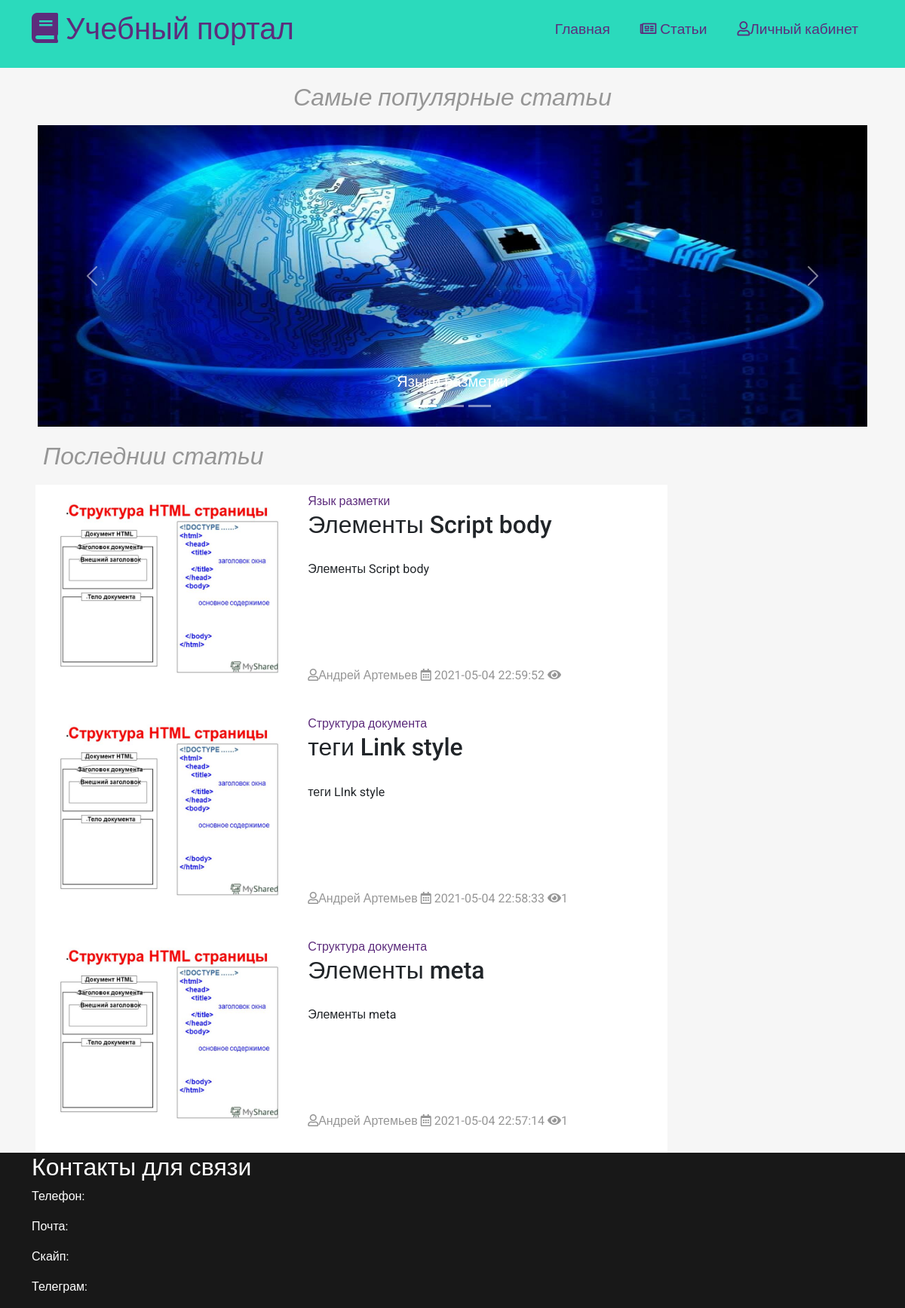
The page / on the database its author committed.
### tables this page shows
CREATE TABLE `articles` (
  `id` int NOT NULL,
  `titel` varchar(250) NOT NULL,
  `category_id` int NOT NULL,
  `author_id` int NOT NULL,
  `CreatedTime` datetime NOT NULL DEFAULT CURRENT_TIMESTAMP,
  `description` text,
  `img` varchar(250) NOT NULL,
  `content` text NOT NULL,
  `views` int DEFAULT NULL
);

CREATE TABLE `category` (
  `id` int NOT NULL,
  `name` varchar(100) NOT NULL
);

CREATE TABLE `users` (
  `id` int NOT NULL,
  `firstName` varchar(100) NOT NULL,
  `lastName` varchar(100) NOT NULL,
  `login` varchar(100) NOT NULL,
  `password` varchar(250) NOT NULL,
  `Status` tinyint NOT NULL DEFAULT '1',
  `crteatedTime` timestamp NOT NULL DEFAULT CURRENT_TIMESTAMP
);

### app/database/dbFunction.php (called while the page is built, shortened)
<?php
include_once 'connect.php';
function params($params){
    $query = '';
    return $query;
}
function BAseSelectJoinPost($table, $params = [],$values=[]){
if($values==[]){
    $query = "SELECT * FROM  $table  ";
}
else{
    $query = "SELECT ";
    foreach($values as $key => $value){
        $query=$query." $value.$key, ";
    }}
    $query = substr($query, 0, -2);
    $query = $query." FROM  $table AS a ";
    $query=$query." JOIN category AS c  ON a.category_id = c.id ";
    $query=$query." JOIN users AS u   ON a.author_id = u.id ";
    $query = $query.params($params);
    return $query;
}
function SelectOrderPost($table, $parametrOrder, $params = [],$values=[])
{
    global $link;
    $query = BAseSelectJoinPost($table, $params,$values);
    $query = $query . " Order By $parametrOrder LIMIT 3";
    $result = mysqli_query($link, $query) or die(mysqli_error($link));
    $data = [];
    if ($result) {
        for ($data; $row = mysqli_fetch_assoc($result); $data[] = $row);
    }
    return $data;
}
function SelectAllPost($table, $params = [],$value=[])
{
    global $link;
    $query = BAseSelectJoinPost($table, $params,$value);
    $result = mysqli_query($link, $query) or die(mysqli_error($link));
    $data = [];
    if ($result) {
        for ($data; $row = mysqli_fetch_assoc($result); $data[] = $row);
    }
    return $data;
}

### app/controllers/post.php (called while the page is built, shortened)
<?php
include_once $_SERVER['DOCUMENT_ROOT'] . "/StudentsSite/app/database/dbFunction.php";
$values = [
    'id' => 'a',
    'titel' => 'a',
    'name' => 'c',
    'CreatedTime' => 'a',
    'description'=>'a',
    'img'=>'a',
    'Firstname'=>'u',
    'Lastname'=>'u',
    'category_id'=>'a',
    'Views'=>'a'
];
$arrayArticlesbyPosts = SelectAllPost('articles', $parametrs=[], $values);
$arrayNewPost = SelectOrderPost('articles','a.CreatedTime DESC', $parametrs=[], $values);
$arrayBestPost = SelectOrderPost('articles','a.Views DESC', $parametrs=[], $values);

### index.php (the view, shortened to what this page needs)
<?php include_once "app/controllers/Post.php"; ?>
<!DOCTYPE html>
<html>
<head>
	<?php include_once "app/includes/include.php";?>
</head>
<body>
	<?php include_once "app/includes/header.php"?>
	<div class="container slider">
		<h2>Самые популярные статьи</h2>
		<div class="row">
			<div id="carouselExampleIndicators" class="carousel slide" data-bs-ride="carousel">
				<div class="carousel-indicators">
					<button type="button" data-bs-target="#carouselExampleIndicators" data-bs-slide-to="0" class="active" aria-current="true" aria-label="Slide 1"></button>
					<button type="button" data-bs-target="#carouselExampleIndicators" data-bs-slide-to="1" aria-label="Slide 2"></button>
					<button type="button" data-bs-target="#carouselExampleIndicators" data-bs-slide-to="2" aria-label="Slide 3"></button>
				</div>
				<div class="carousel-inner">
				<?php foreach($arrayBestPost as $key => $value):?>
					<div class="carousel-item <?php if ($key==0) echo "active"; ?>">
						<a href="article.php?id_article=<?php echo $value['id'] ?>"><img src="assets\img\posts\<?php echo $value["img"] ?>"class="d-block w-100" alt="titel"></a>
						<div class="carousel-caption d-none d-md-block">
							<h5><?php echo $value['titel'] ?></h5>
						</div>
					</div>
					<?php endforeach ?>
				</div>
				<button class="carousel-control-prev" type="button" data-bs-target="#carouselExampleIndicators" data-bs-slide="prev">
					<span class="carousel-control-prev-icon" aria-hidden="true"></span>
				</button>
				<button class="carousel-control-next" type="button" data-bs-target="#carouselExampleIndicators" data-bs-slide="next">
					<span class="carousel-control-next-icon" aria-hidden="true"></span>
				</button>
			</div>
		</div>
	</div>
	<div class="container">
		<div class=" content row">
			<div class="main-content col-md-12 col-lg-9 col-12">
				<h2 class="content-name">Последнии статьи</h2>
				<?php foreach($arrayNewPost as $key => $value):?>
					<div class="row post">
						<div class=" col-md-5  col-sm-5 col-left">
							<a href="article.php?id_article=<?php echo $value['id'] ?>">
								<img  class="img-fluid" src="assets\img\posts\<?php echo $value["img"] ?>">
							</a>
						</div>
						<div class=" col-md-7 col-sm-7 col-right">
							<p class="categori"><a href="articles.php?categori_id=<?php echo $value['category_id'] ?>"><?php echo $value['name'] ?></a></p>
							<h2><a href="article.php?id_article=<?php echo $value['id'] ?>"><?php echo $value['titel'] ?></a></h2>
							<p class="text"> <?php echo $value['description'] ?></p>
							<div class="descript-wrap">
								<span><i class="far fa-user"></i><?php echo $value['Firstname'] . " " . $value['Lastname'] ?></span>
								<span><i class="far fa-calendar-alt"></i> <?php echo $value['CreatedTime'] ?></span>
								<span class="pull-right"> <i class="fas fa-eye text-right"></i><?php echo $value['Views'] ?></span>
							</div>
						</div>
					</div>
					<?php endforeach ?>
				</div>
			</div>
		</div>
	<?php include_once "app/includes/footer.php"?>
</body>
</html>

### app/includes/include.php (shortened to what this page needs)
<link href="https://cdn.jsdelivr.net/npm/bootstrap@5.0.0-beta3/dist/css/bootstrap.min.css" rel="stylesheet">
<link rel="stylesheet" href="https://use.fontawesome.com/releases/v5.7.1/css/all.css">
<link rel="stylesheet" href="assets/css/style.css">

### app/includes/header.php (shortened to what this page needs)
<header class="container-fluid">
	<div class="container">
		<div class="row">
			<div class="col-12 col-sm-12  col-md-5 col-left">
				<h1><i class="fas fa-book "></i> Учебный портал</h1>
			</div>
			<nav class="col-12 col-sm-12 col-md-7 col-right">
				<ul>
					<li><a href="<?php echo BASE_URL."index.php"?>">Главная</a></li>
					<li><a href="<?php echo BASE_URL."articles.php"?>"><i class="far fa-newspaper"></i> Статьи</a></li>
					<?php if(isset($_SESSION['status'])&&$_SESSION['status']=="author"):?>
					<li><a href="<?php echo BASE_URL."admin/posts"?>"><i class="far fa-user"></i><?php echo $_SESSION["firstName"].' '.$_SESSION["lastName"]?> </a>
					<li><a href="<?php echo BASE_URL."logOut.php"?>"> Выход</a>
					<?php else:?>
						<li><a href="<?php echo BASE_URL."logIn.php"?>"><i class="far fa-user"></i>Личный кабинет</a>
					<?php endif;?>
					</li>
				</ul>
			</nav>
		</div>
	</div>
</header>

### app/includes/footer.php
<footer>
		<div class="container">
			<div class="row">
				<div class="col-12">
					<h2>Контакты для связи</h2>
				</div>
			</div>
		</div>
		<div class="container">
			<div class="row">
				<div class="col-12">
					<p>Телефон: </p>
					<p>Почта: </p>
					<p>Скайп: </p>
					<p>Телеграм:</p>
				</div>
			</div>
		</div>
	</footer>

### assets/css/style.css (style rules this page uses)
* { font-family: 'Roboto', sans-serif; }
header h1, header h2, header h3, header h4, header h5, header h6, .sidebar h3 { color:rgb(93, 44, 124); }
body { background-color: #f6f6f6; }
a { text-decoration: none; color:inherit; }
header a { color:rgb(93, 44, 124); }
header { background: #2bdabc; height:90px; }
header ul { list-style: none; margin: 0px; padding: 0px; float: right; }
header ul li { position: relative; float:left; }
header h1 { margin-top: 15px; }
header ul a { display: block; font-size: 1.2rem; padding: 20px; padding-top: 25px; }
.carousel { height: 400px; width: 1300px; }
.carousel-inner .carousel-item .d-block { height: 400px; width: 1300px; }
.slider { padding: 20px; }
.slider h2 { padding-bottom:10px; text-align: center; color: #969696; font-style: italic; }
.post img { margin-left: 0px; padding-left: 0px; height: 250px; width: 350px; margin:auto; }
.content h2.content-name { padding-bottom:10px; text-align: left; color: #969696; font-style: italic; padding-left: 15px; }
.row .post { padding-left: 0px; background-color: #ffffff; padding-top:10px; padding-bottom: 30px; }
.descript-wrap { color: #969696; }
.categori { color:rgb(93, 44, 124); }
.post .text { padding-top: 20px; padding-bottom: 20px; height: 145px; }
.post p.categori { margin-bottom: 0px; }
footer { background-color: rgb(24, 24, 24); color:#ffffff; }
.row .post { margin-left: 5px; }

### rows shown on the page
articles: img (picture), titel "Языки разметки"
articles: img (picture), category.name "Язык разметки", titel "Элементы Script body", description "Элементы Script body", author.firstName "Андрей", author.lastName "Артемьев", CreatedTime "2021-05-04 22:59:52"
articles: img (picture), category.name "Структура документа", titel "теги Link style", description "теги LInk style", author.firstName "Андрей", author.lastName "Артемьев", CreatedTime "2021-05-04 22:58:33", views "1"
articles: img (picture), category.name "Структура документа", titel "Элементы meta", description "Элементы meta", author.firstName "Андрей", author.lastName "Артемьев", CreatedTime "2021-05-04 22:57:14", views "1"
